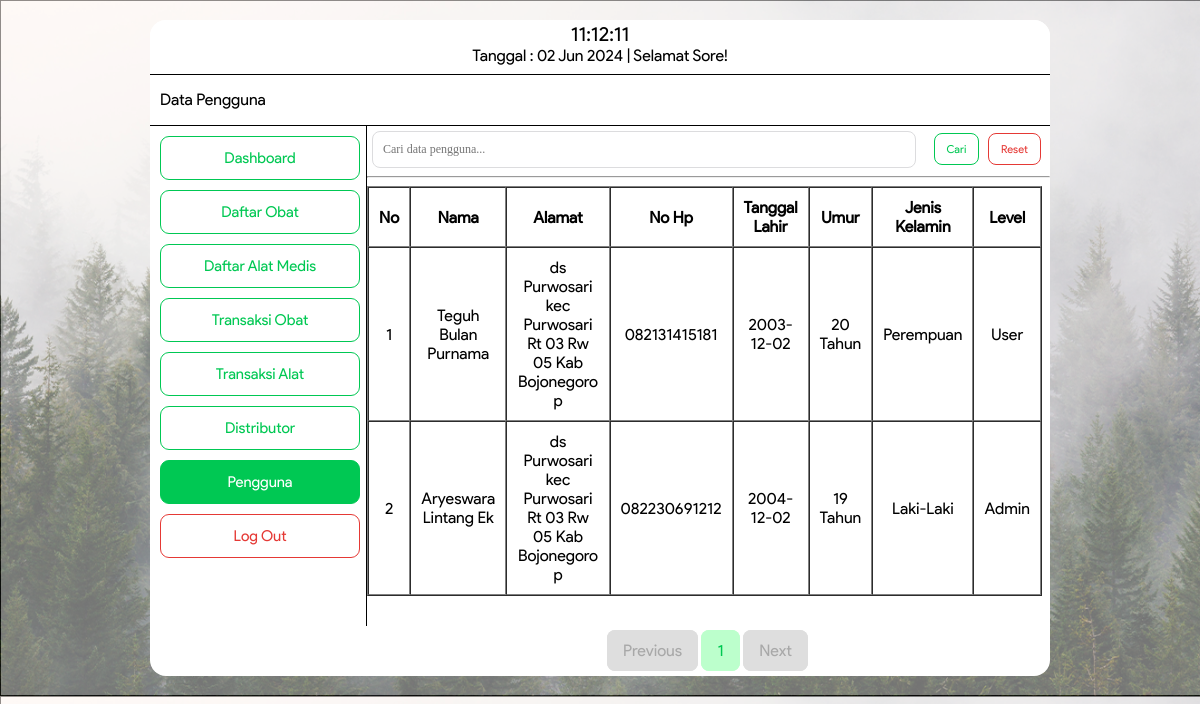
Screenshot of /daftarpengguna.php (signed in) with the database file from the repository.
### tables this page shows
CREATE TABLE `tb_user` (
  `id` int(200) NOT NULL,
  `username` varchar(20) NOT NULL,
  `password` varchar(20) NOT NULL,
  `nama` char(200) NOT NULL,
  `alamat` varchar(200) NOT NULL,
  `no_hp` varchar(200) NOT NULL,
  `tgl_lahir` date NOT NULL,
  `jk` enum('Perempuan','Laki-Laki') NOT NULL,
  `level` enum('Admin','User') NOT NULL
);

### daftarpengguna.php (the view, shortened to what this page needs)
<!DOCTYPE html>
<html>
<head>
	<link rel="stylesheet" type="text/css" href="asset/daftarpengguna.css">
</head>
<body style="background-image: url(BG.png);">
	<div class="bingkai">
		<div class="header">
			<label>
        <div id="clock" style="font-size: 20px"></div>
        <?php
					$tanggal= mktime(date("m"),date("d"),date("Y"));
					echo "Tanggal : ".date("d M Y", $tanggal)." ";
					$a = date ("H");
					if (($a>=6) && ($a<=11)){
					echo "| Selamat Pagi!";
					}
					else if(($a>11) && ($a<=15))
					{
					echo "| Selamat Siang!";}
					else if (($a>15) && ($a<=18)){
					echo "| Selamat Sore!";}
					else { echo "| Selamat Malam!";}
				?>
			</label>
		</div>
		<div class="menu">
				<form method="post" action="user/tambah.php">
					<label>Data Pengguna</label>
				</form>
		</div>
		<div class="badan">
      <div class="sidebar">
        <form method="" action="dashboard.php">
					<button class="dashboard" type="submit">Dashboard</button>
				</form>
				<form class="daftarobat" method="" action="daftarobat.php">
					<button type="submit">Daftar Obat</button>
				</form>
        <form class="daftaralat" method="" action="daftaralat.php">
          <button type="submit">Daftar Alat Medis</button>
        </form>
			  <form class="transaksiobat" method="" action="datatransaksi.php">
          <button type="submit">Transaksi Obat</button>
        </form>
        <form class="transaksialat" method="" action="databeli.php">
          <button type="submit">Transaksi Alat</button>
        </form>
				<form class="distributor" method="" action="distributor.php">
					<button type="submit">Distributor</button>
				</form>
				<form class="pengguna" method="" action="daftarpengguna.php">
					<button type="submit">Pengguna</button>
				</form>
				<form class="logout" method="post" action="logout.php">
					<button onclick="return confirm('Anda Yakin Ingin Log Out?')" type="submit">Log Out</button>
				</form>
			</div>
			<form>
            <div class="search">
              <input type="text" id="KataKunci" name="KataKunci" placeholder="Cari data pengguna..." required="" value="<?php if (isset($_GET['KataKunci']))  echo $_GET['KataKunci']; ?>">
              <button class="cari" type="submit">Cari</button>
              <button class="resetbtn" onclick="location.href='daftarpengguna.php'" type="button">Reset</button>
            </div>
          </form>
                 <hr>
			<div class="content">
				<table border="1" width="100%" align="center" cellspacing="0" cellpadding="10">
					<tr>
						<th>No</th>
						<th>Nama</th>
						<th>Alamat</th>
						<th>No Hp</th>
						<th>Tanggal Lahir</th>
						<th>Umur</th>
            <th>Jenis Kelamin</th>
						<th>Level</th>
					</tr>
						 <?php
      include "koneksi.php";
      $page = (isset($_GET['page']))? (int) $_GET['page'] : 1;
      $kolomCari=(isset($_GET['Kolom']))? $_GET['Kolom'] : "";
      $kolomKataKunci=(isset($_GET['KataKunci']))? $_GET['KataKunci'] : "";
      $limit = 5;
      $limitStart = ($page - 1) * $limit;
      if($kolomCari=="" && $kolomKataKunci==""){
        $SqlQuery = mysqli_query($koneksi, "SELECT * FROM tb_user LIMIT ".$limitStart.",".$limit);
      }else{
        $SqlQuery = mysqli_query($koneksi, "SELECT * FROM tb_user WHERE nama LIKE '%$kolomKataKunci%' LIMIT ".$limitStart.",".$limit);
      }
      $no = $limitStart + 1;
      while($row = mysqli_fetch_array($SqlQuery)){
      ?>
        		<tr align="center">
        			<td>
        				<?php echo $no++?>
        			</td>
            		<td>
                		<?php echo $row['nama'];?>
            		</td>
            		<td>
                		<?php echo $row['alamat'];?>
            		</td>
					<td>
                		<?php echo $row['no_hp'];?>
            		</td>
					<td>
                		<?php echo $row['tgl_lahir'];?>
            		</td>
            		<td>
								<?php $lahir =new DateTime($row['tgl_lahir']);
											$today =new DateTime();
											$umur =$today->diff($lahir);
											echo $umur->y;echo" Tahun"
								 ?>
							</td>
							<td>
                		<?php echo $row['jk'];?>
            		</td>
                <td>
                    <?php echo $row['level'];?>
                </td>
        		</tr>
        		 <?php
                 }
                ?>
            </table>
			<div class="paging">
      <?php
        if($page == 1){
      ?>
        <a class="disabled" href="#">Previous</a>
      <?php
        }
      ?>
      <?php
        if($kolomCari=="" && $kolomKataKunci==""){
          $SqlQuery = mysqli_query($koneksi, "SELECT * FROM tb_user");
        }else{
          $SqlQuery = mysqli_query($koneksi, "SELECT * FROM tb_user WHERE nama LIKE '%$kolomKataKunci%'");
        }
        $JumlahData = mysqli_num_rows($SqlQuery);
        $jumlahPage = ceil($JumlahData / $limit);
        $jumlahNumber = 1;
        $startNumber = ($page > $jumlahNumber)? $page - $jumlahNumber : 1;
        $endNumber = ($page < ($jumlahPage - $jumlahNumber))? $page + $jumlahNumber : $jumlahPage;
        for($i = $startNumber; $i <= $endNumber; $i++){
          if($kolomCari=="" && $kolomKataKunci==""){
      ?>
          <a class="number" href="daftarpengguna.php?page=<?php echo $i; ?>"><?php echo $i; ?></a>
      <?php
        }else{
          ?>
          <a class="number" href="daftarpengguna.php?Kolom=<?php echo $kolomCari;?>&KataKunci=<?php echo $kolomKataKunci;?>&page=<?php echo $i; ?>"><?php echo $i; ?></a>
          <?php
        }
      }
      ?>
      <?php
       if($page == $jumlahPage){
      ?>
          <a  class="disabled" href="#">Next</a>
      <?php
      }
      ?>
  </div>
		</div>
					 		</div>
					 	</div>
</body>
</html>

### asset/daftarpengguna.css (style rules this page uses)
div { font-family: ProductSans; }
body { background-image: url(BG.png); background-size: cover; font-family: ProductSans; }
button { font-family: ProductSans; }
.bingkai { background: white; width: 900px; margin: 20px auto; border-radius: 16px; }
.bingkai .header { background: white; height: 50px; padding: 2px; border-radius: 16px 16px 0px 0px; border-bottom: solid 1px; text-align: center; }
.bingkai .menu { background: white; height: 50px; border-bottom: solid 1px; }
.bingkai .menu label { float: left; padding: 10px; margin-right: 225px; margin-top: 5px; }
.badan { height: 500px; }
.bingkai .badan .sidebar { background: #FFF; float: left; width: 24%; height: 100%; border-radius: 0px 0px 0px 16px; border-right: solid 1px; }
.bingkai .badan .sidebar button { background-color: white; color: #00C853; font-size: 15px; padding: 12px; width: 200px; margin-top: 10px; margin-left: 10px; cursor: pointer; border: solid 1px #00C853; border-radius: 9px; }
.bingkai .badan .sidebar .logout button { background-color: white; color: #E53935; font-size: 15px; padding: 12px; width: 200px; margin-top: 10px; margin-left: 10px; cursor: pointer; border: solid 1px #E53935; border-radius: 9px; }
.bingkai .badan .sidebar .pengguna button { background-color: #00C853; color: white; font-size: 15px; padding: 12px; width: 200px; margin-top: 10px; margin-left: 10px; cursor: pointer; border: solid 1px #00C853; border-radius: 9px; }
.bingkai .badan .content { background: white; float: left; height: auto; width: 75%; border-radius: 0px 0px 16px 0px; }
.bingkai .badan .content .paging { margin-left: 240px; margin-top: 30px; }
.bingkai .badan .content .paging .disabled { text-decoration: none; color: #A8A8A8; background-color: #DEDEDE; font-family: ProductSans; border: solid 1px #DEDEDE; line-height: 50px; padding: 10px 15px 10px 15px; border-radius: 8px; }
.bingkai .badan .content .paging .number { text-decoration: none; color: #00C853; background-color: #BCFFCC; font-family: ProductSans; border: solid 1px #BCFFCC; line-height: 50px; padding: 10px 15px 10px 15px; border-radius: 8px; }
.bingkai .badan .search input { border-radius: 8px; border: solid 1px #DCDCDE; padding: 10px; width: 58%; margin-top: 5px; margin-left: 5px; font-size: 12px; font-family: product sans; }
.bingkai .badan .search .cari { background-color: white; color: #00C853; border: solid 1px #00C853; border-radius: 8px; padding: 8px 12px 8px 12px; font-size: 11px; margin-left: 14px; margin-right: 5px; }
.bingkai .badan .search .resetbtn { background-color: white; color: #E53935; border: solid 1px #E53935; border-radius: 8px; padding: 8px 12px 8px 12px; font-size: 11px; }

### rows the page displays
tb_user: nama "Teguh Bulan Purnama", alamat "ds Purwosari kec Purwosari Rt 03 Rw 05 Kab Bojonegoro p", no_hp "082131415181", tgl_lahir "2003-12-02", tgl_lahir "20", jk "Perempuan", level "User"
tb_user: nama "Aryeswara Lintang Ek", alamat "ds Purwosari kec Purwosari Rt 03 Rw 05 Kab Bojonegoro p", no_hp "082230691212", tgl_lahir "2004-12-02", tgl_lahir "19", jk "Laki-Laki", level "Admin"
